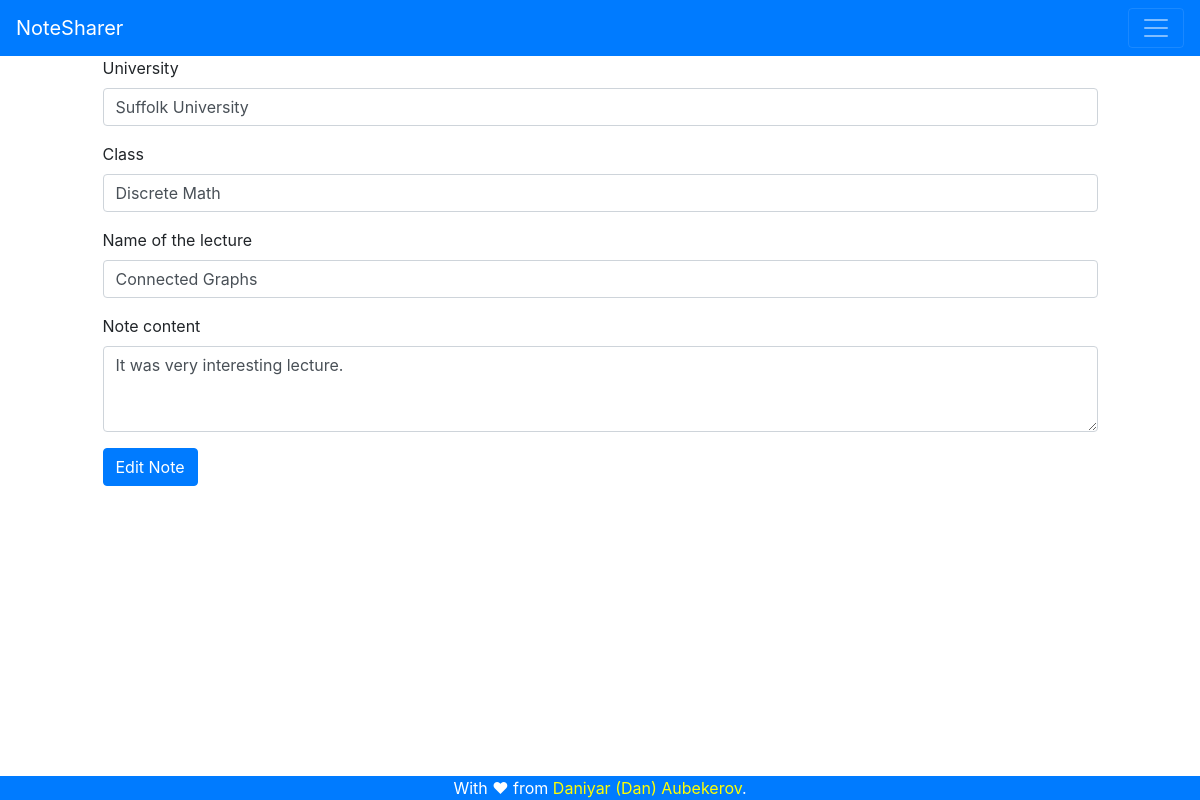
/notes/1/edit (signed in), run on the app's committed database.
### tables this page shows
CREATE TABLE Notes (
    'noteID' INTEGER NOT NULL PRIMARY KEY,
    'content' TEXT(50000),
    'author' INTEGER, 'university' VARCHAR(300), 'class' VARCHAR(300), 'lectureName' VARCHAR(300),
    FOREIGN KEY('author') REFERENCES accounts(id)
);

### app.py (the view, shortened to what this page needs)
@app.route('/notes/<id>/edit', methods = ['POST', 'GET'])
def edit_note(id):
    if (not session['user']):
        return render_template('404.html', error = 'You are not loged in to view this page')
    context = dict()
    db_connection = sqlite3.connect('database.db')
    cursor = db_connection.cursor()
    cursor.execute('SELECT notes.content, notes.university, notes.lectureName, notes.author, notes.class FROM notes WHERE notes.noteID = ?', [id])
    note = cursor.fetchone()
    context['note'] = note
    if (not note[3]==session['user']['id']):
        return render_template('404.html', error = 'You are not alowed to edit this note')
    return render_template('edit_note.html', context = context)

### templates/edit_note.html (shortened to what this page needs)
{% extends 'base.html' %}
{% block body %}
    <div class = "row">
        <div class="col-1"></div>
        <div class="col-10">
            <form method = "post" id = "editNote">
                <div class="form-group">
                    <label for="university">University</label>
                    <input type="text" class="form-control" id="university" name = "university" value="{{context['note'][1]}}">
                </div>
                <div class="form-group">
                    <label for="class">Class</label>
                    <input type="text" class="form-control" id="class" name = "class" placeholder="Intro to Database Design" value="{{context['note'][4]}}">
                </div>
                <div class="form-group">
                    <label for="name">Name of the lecture</label>
                    <input type="text" class="form-control" id="name" name="name" placeholder="Table joining" value="{{context['note'][2]}}">
                </div>
                <div class="form-group">
                    <label for="content">Note content</label>
                    <textarea class="form-control" id="content" name = "content" rows="3">{{context['note'][0]}}</textarea>
                </div>
                <div class="form-group">
                    <input type = "submit" class = "btn btn-primary" value = "Edit Note" />
                </div>
            </form>
        </div>
        <div class="col-1"></div>
    </div>
{% endblock %}

### data on the page
Notes: university "Suffolk University", class "Discrete Math", name "Connected Graphs", content "It was very interesting lecture."
